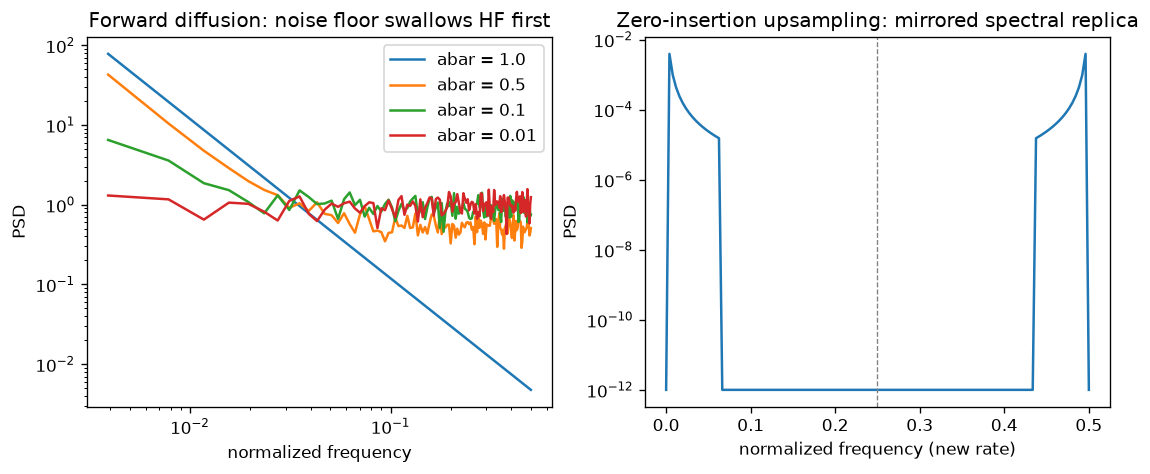

Write the Python code that produced this figure.
"""
Day 123 - Consolidation Phase 8: generators leave spectral fingerprints.

Left : forward diffusion x_t = sqrt(a)*x0 + sqrt(1-a)*eps on a 1D signal with a 1/f^2-like spectrum.
       White noise has a flat PSD, so the high-frequency end of the signal is buried first.
Right: zero-insertion (stride-2 transposed-conv style) upsampling creates a spectral replica
       (mirror image) of the low band, the classic checkerboard / upsampling artifact.
"""
import numpy as np
import matplotlib.pyplot as plt

np.random.seed(42)
n = 256

# ---- synthetic "natural" signal: random phases, amplitude ~ 1/f ----
freqs = np.fft.rfftfreq(n)
amp = np.zeros_like(freqs)
amp[1:] = 1.0 / freqs[1:]
phase = np.exp(2j * np.pi * np.random.rand(freqs.size))
x0 = np.fft.irfft(amp * phase, n)
x0 = x0 / x0.std()


def psd(x, reps=1):
    return np.abs(np.fft.rfft(x)) ** 2 / n


# ---- left: forward noising ----
alphas_bar = [1.0, 0.5, 0.1, 0.01]
fig, axes = plt.subplots(1, 2, figsize=(11, 4))
for a in alphas_bar:
    # average over 20 noise draws to smooth the PSD
    p = np.mean([psd(np.sqrt(a) * x0 + np.sqrt(1 - a) * np.random.randn(n)) for _ in range(20)], axis=0)
    axes[0].loglog(freqs[1:], p[1:], label=f"abar = {a}")
axes[0].set_xlabel("normalized frequency")
axes[0].set_ylabel("PSD")
axes[0].set_title("Forward diffusion: noise floor swallows HF first")
axes[0].legend()

# ---- right: zero-insertion upsampling ----
m = 128
low = np.fft.irfft(np.r_[0, 1.0 / np.arange(1, 17), np.zeros(m // 2 - 16)] * np.exp(2j * np.pi * np.random.rand(m // 2 + 1)), m)
up = np.zeros(2 * m)
up[::2] = low                                       # zero insertion, no interpolation filter
f_up = np.fft.rfftfreq(2 * m)
axes[1].semilogy(f_up, np.abs(np.fft.rfft(up)) ** 2 / (2 * m) + 1e-12)
axes[1].axvline(0.25, color="gray", ls="--", lw=0.8)
axes[1].set_xlabel("normalized frequency (new rate)")
axes[1].set_ylabel("PSD")
axes[1].set_title("Zero-insertion upsampling: mirrored spectral replica")

ratio = np.abs(np.fft.rfft(up))[f_up > 0.25].max() / np.abs(np.fft.rfft(up))[f_up < 0.25].max()
print("replica / baseband peak amplitude ratio:", round(float(ratio), 2))
plt.savefig("graph_DAY_123.png", dpi=120, bbox_inches="tight")
